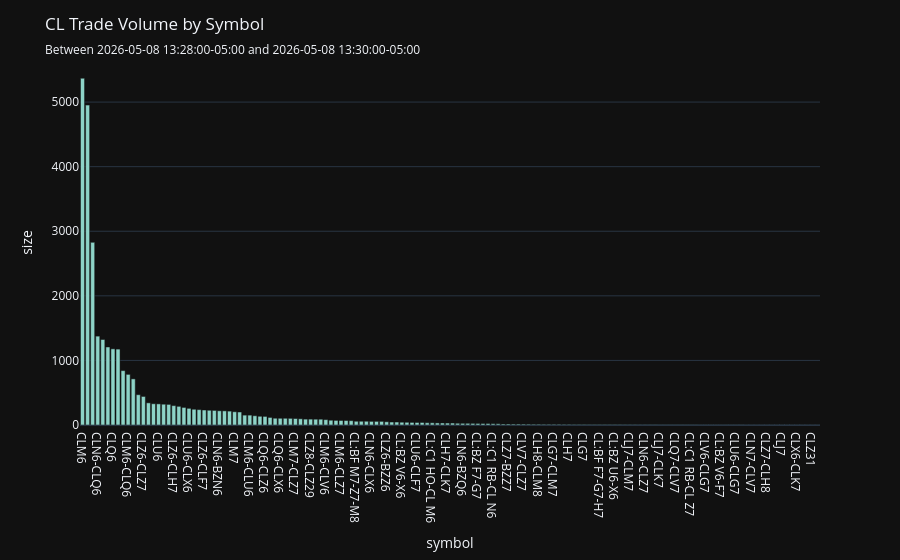

Notebook source saved alongside this figure:
### Code cell
trade_volume_by_symbol = (
    trade_local.groupby("symbol")[["size"]].sum().sort_values("size", ascending=False)
)
fig = px.bar(trade_volume_by_symbol, x=trade_volume_by_symbol.index, y="size")
fig.update_layout(
    title=dict(
        text=f"{product} Trade Volume by Symbol",
        subtitle=dict(
            text=f"Between {snippet_start} and {snippet_end}",
        ),
    )
)

fig.show()

### Figure 1 — Plotly figure (JSON) as saved in the notebook; plotly's stock layout.template omitted (floating-point values rounded to 4 significant figures; data arrays with more than 128 entries replaced by an {"elided": "..."} marker saying what was removed)
{"data": [{"hovertemplate": "symbol=%{x}<br>size=%{y}<extra></extra>", "legendgroup": "", "marker": {"color": "rgb(141,211,199)", "pattern": {"shape": ""}}, "name": "", "orientation": "v", "showlegend": false, "textposition": "auto", "type": "bar", "x": {"elided": "146 str values"}, "xaxis": "x", "y": {"elided": "146 int values"}, "yaxis": "y"}], "layout": {"barmode": "relative", "legend": {"tracegroupgap": 0}, "margin": {"t": 60}, "title": {"subtitle": {"text": "Between 2026-05-08 13:28:00-05:00 and 2026-05-08 13:30:00-05:00"}, "text": "CL Trade Volume by Symbol"}, "xaxis": {"anchor": "y", "domain": [0, 1], "title": {"text": "symbol"}}, "yaxis": {"anchor": "x", "domain": [0, 1], "title": {"text": "size"}}}}
